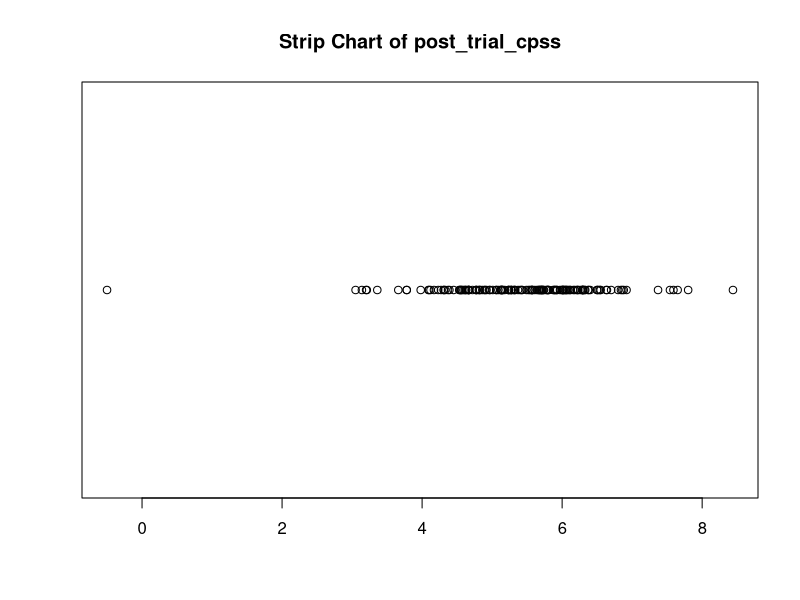
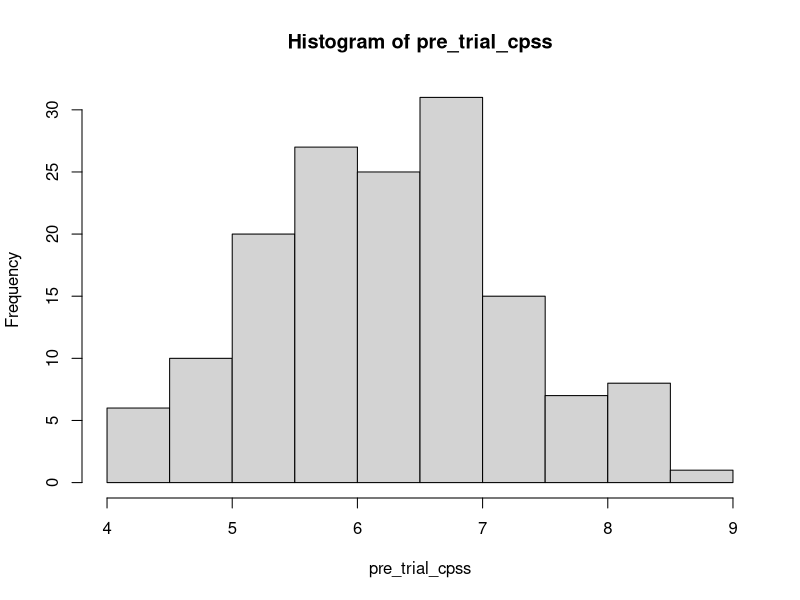
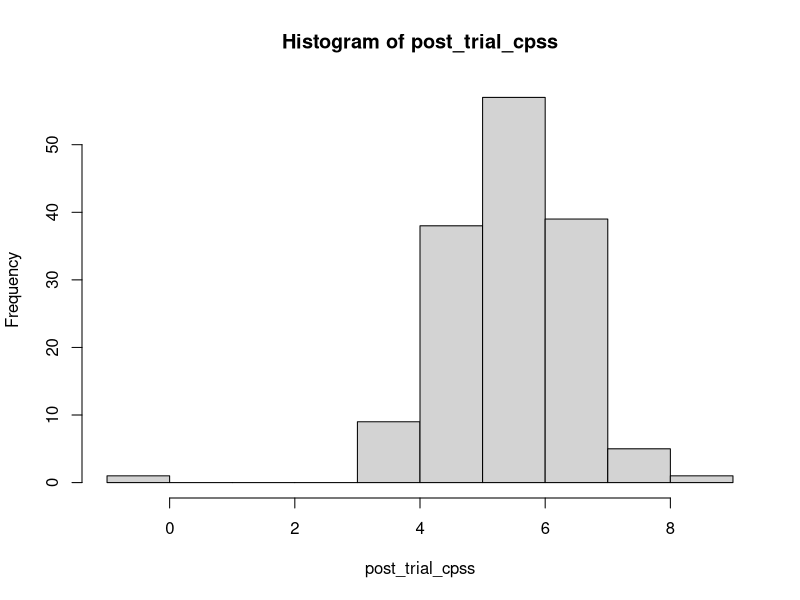
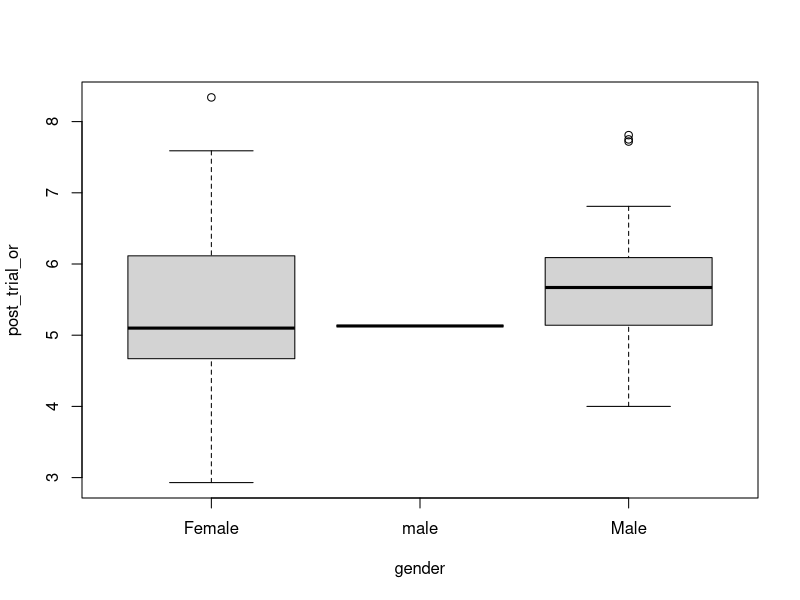
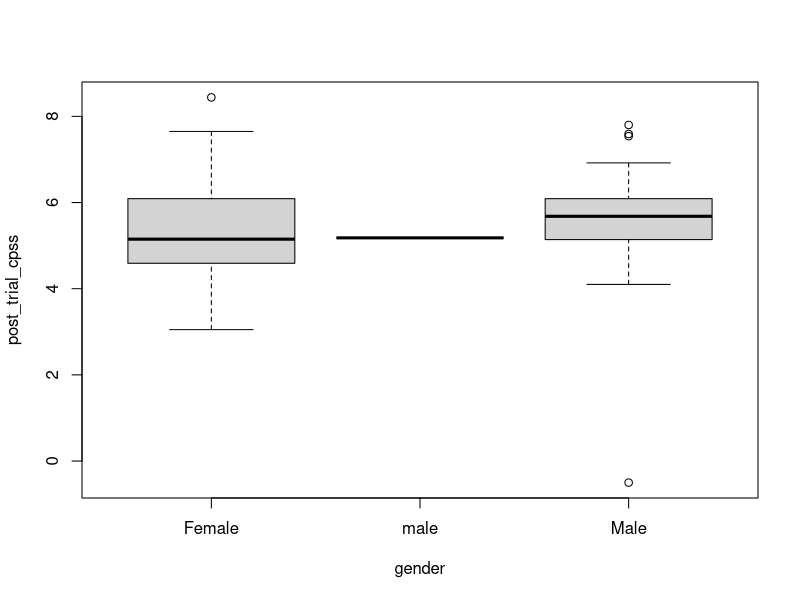
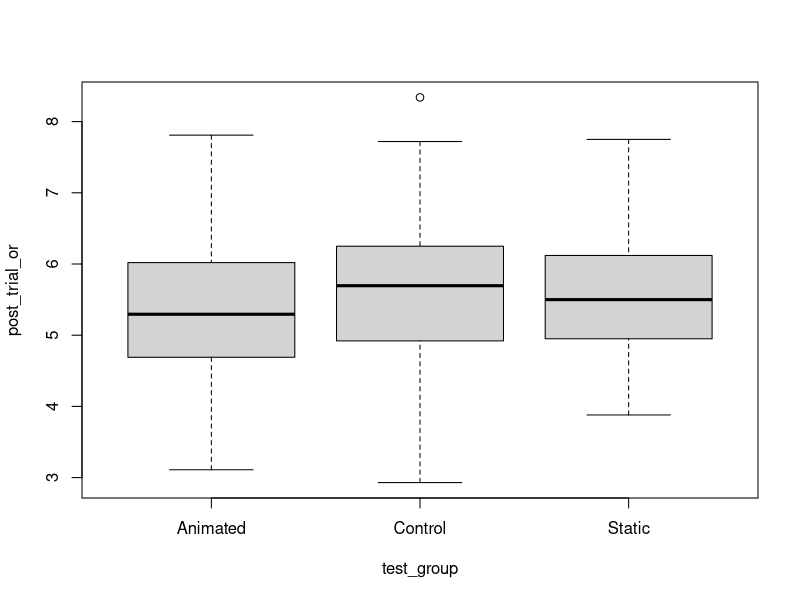
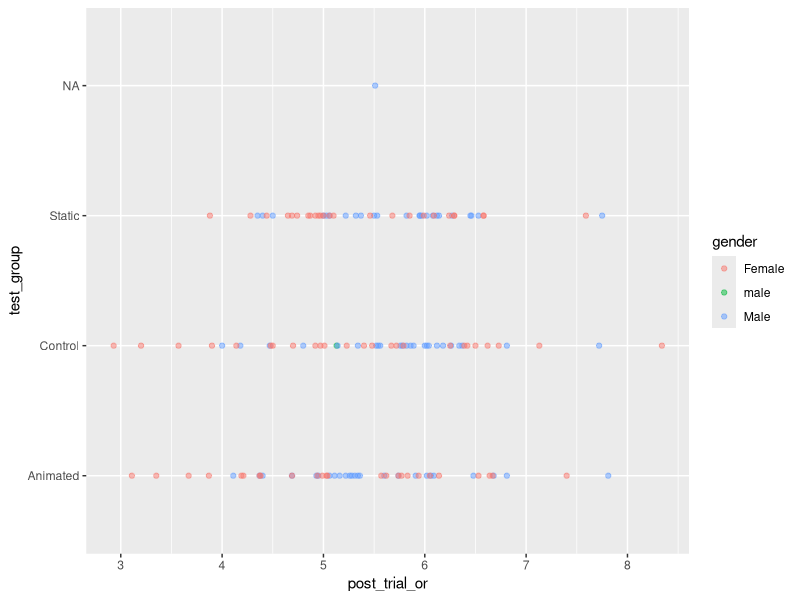
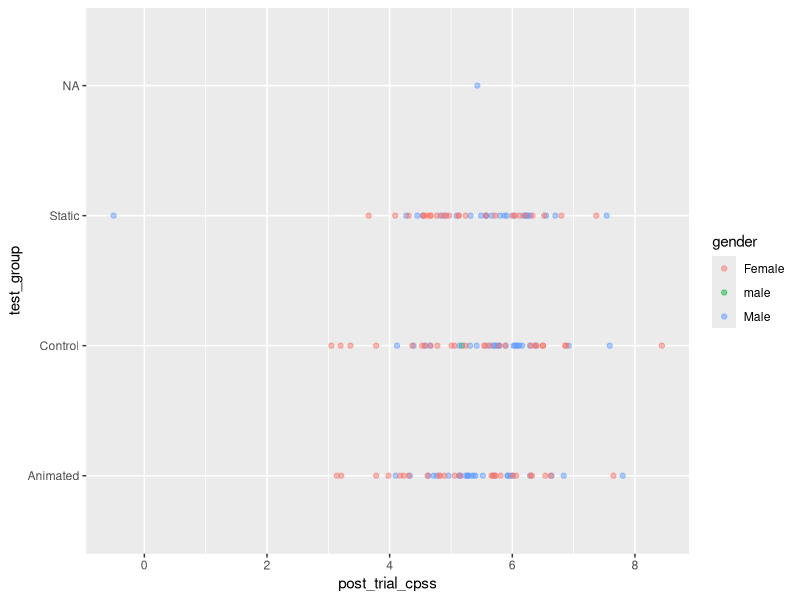

Generate these figures, in order, with R:
## ---- chunk 1

## ---- chunk 2

## ---- chunk 3

# install
if(!require("tidyr")) install.packages("tidyr")
# library
library(tidyr)
library(ggplot2)
library(dplyr)

knitr::opts_chunk$set(echo = TRUE)
## ---- chunk 4
jung <- read.csv("daie_ca3_data_14.csv")
## attach(jung) allows use of certain functions without typing data variable every time, eg. mean(pre_trial_cpss) instead of mean(jung$pre_trial_cpss)

attach(jung)
## ---- chunk 5
dim(jung)
## ---- chunk 6
names(jung)
## ---- chunk 7
str(jung)
## ---- chunk 8
stripchart(post_trial_cpss, main = "Strip Chart of post_trial_cpss", pch = 21)
## ---- chunk 9
mean(pre_trial_cpss)
mean(post_trial_cpss)

mean(pre_trial_or)
mean(post_trial_or)

hist(pre_trial_cpss)

hist(post_trial_cpss)

boxplot(post_trial_or ~ gender)

boxplot(post_trial_cpss ~ gender)

boxplot(post_trial_or ~ test_group)

jung%>%
  filter(post_trial_or < 10) %>%
  ggplot(aes(x=post_trial_or, y=test_group, col=gender))+
  geom_point(alpha=0.5)


jung %>%
  filter(post_trial_cpss < 10) %>%
  ggplot(aes(x=post_trial_cpss, y=test_group, col=gender))+
  geom_point(alpha=0.5)


df1 <- jung %>%
  select(gender, post_trial_or) %>%
  filter(gender == "Female" |
              gender =="Male")

t.test(data = df1, post_trial_or ~ gender)

## ---- chunk 10


# query data looking for post trial observer rated for static and control groups
df1 <- jung %>%
  select(test_group, post_trial_or) %>%
  filter(test_group == "Static" |
              test_group =="Control")

t.test(data = df1, post_trial_or ~ test_group)


df1 <- jung %>%
  select(test_group, post_trial_cpss) %>%
  filter(test_group == "Static" |
              test_group =="Control")

t.test(data = df1, post_trial_cpss ~ test_group)



